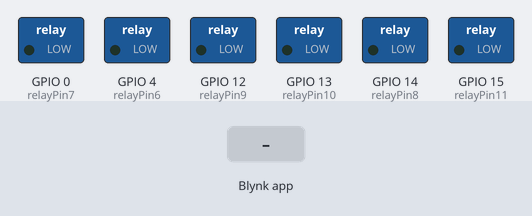
A sketch run on a simulated ESP8266 (NodeMCU). Shown: switched loads named in the sketch (green lamp = pin HIGH). The inputs (shaded band) are chosen by the test bench. WiFi joins after 1.5 s; servers stay silent unless stated.

Above: at 3.0 s.
3.1 s: Blynk app writes 1 to V6
At 4.3 s:
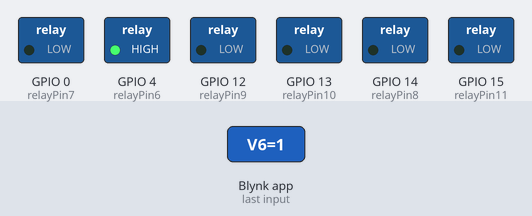
4.6 s: Blynk app writes 1 to V7
At 5.5 s:
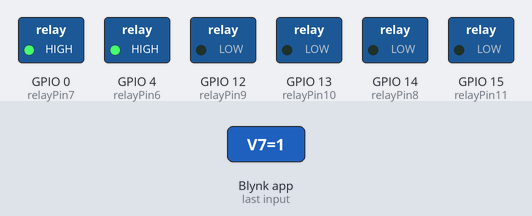
6.1 s: Blynk app writes 0 to V6
At 6.7 s:
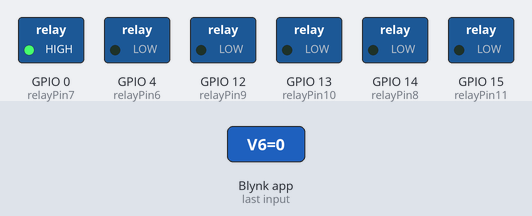
7.6 s: Blynk app writes 1 to V8
At 8.8 s:
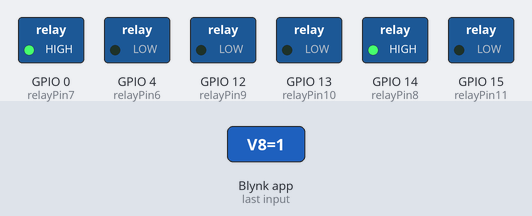
9.1 s: Blynk app writes 0 to V7
At 10.2 s:
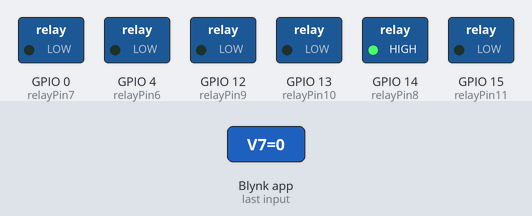
10.6 s: Blynk app writes 1 to V9
At 11.3 s:
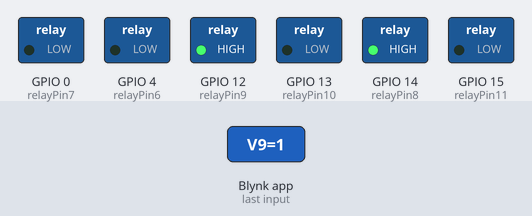
Timing chart, 0 to 13.1 s (numbered marks = the images above; inputs shaded):
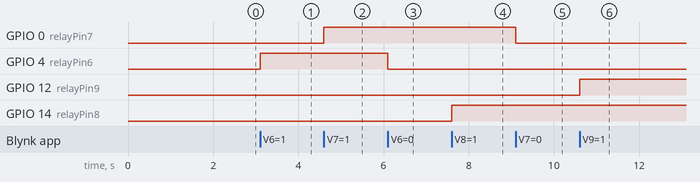

The sketch:

6_RELAY_ON.ino
```cpp
#define BLYNK_PRINT Serial
#include <ESP8266WiFi.h>
#include <BlynkSimpleEsp8266.h>

#define BLYNK_TEMPLATE_ID "TMPLB91fxasr"
#define BLYNK_TEMPLATE_NAME "relay Module 2"
#define BLYNK_AUTH_TOKEN "yu0RDMzK4Gty1-B7XHsU7qPKfv1F5y_C"

char auth[] = "yu0RDMzK4Gty1-B7XHsU7qPKfv1F5y_C";
char ssid[] = "SamsungA30";
char pass[] = "aditya@21";

int relayPin6 = 4; // Set the GPIO pin for the relay
int relayPin7 = 0;
int relayPin8 = 14;
int relayPin9 = 12;
int relayPin10 = 13;
int relayPin11 = 15;

void setup()
{
  Serial.begin(9600);
 // pinMode(PirPin, INPUT);

  pinMode(relayPin6, OUTPUT);
  pinMode(relayPin7, OUTPUT);
  pinMode(relayPin8, OUTPUT);
  pinMode(relayPin9, OUTPUT);
  pinMode(relayPin10, OUTPUT);
  pinMode(relayPin11, OUTPUT);
  Blynk.begin(auth, ssid, pass);
}

void loop()
{
  Blynk.run(); // Run Blynk loop
}

  BLYNK_WRITE(V6) // Virtual pin 1 for Blynk switch
{
  int value = param.asInt();

  if (value == 1) // If the switch is turned on
  {
    digitalWrite(relayPin6, HIGH); // Turn on the relay
  }
  else // If the switch is turned off
  {
    digitalWrite(relayPin6, LOW); // Turn off the relay
  }
}
  BLYNK_WRITE(V7) // Virtual pin 1 for Blynk switch
{
  int value = param.asInt();

  if (value == 1) // If the switch is turned on
  {
    digitalWrite(relayPin7, HIGH); // Turn on the relay
  }
  else // If the switch is turned off
  {
    digitalWrite(relayPin7, LOW); // Turn off the relay
  }
}

BLYNK_WRITE(V8) // Virtual pin 1 for Blynk switch
{
  int value = param.asInt();

  if (value == 1) // If the switch is turned on
  {
    digitalWrite(relayPin8, HIGH); // Turn on the relay
  }
  else // If the switch is turned off
  {
    digitalWrite(relayPin8, LOW); // Turn off the relay
  }
}
BLYNK_WRITE(V9) // Virtual pin 1 for Blynk switch
{
  int value = param.asInt();

  if (value == 1) // If the switch is turned on
  {
    digitalWrite(relayPin9, HIGH); // Turn on the relay
  }
  else // If the switch is turned off
  {
    digitalWrite(relayPin9, LOW); // Turn off the relay
  }
}
BLYNK_WRITE(V10) // Virtual pin 1 for Blynk switch
{
  int value = param.asInt();

  if (value == 1) // If the switch is turned on
  {
    digitalWrite(relayPin10, HIGH); // Turn on the relay
  }
  else // If the switch is turned off
  {
    digitalWrite(relayPin10, LOW); // Turn off the relay
  }
}
BLYNK_WRITE(V11) // Virtual pin 1 for Blynk switch
{
  int value = param.asInt();

  if (value == 1) // If the switch is turned on
  {
    digitalWrite(relayPin11, HIGH); // Turn on the relay
  }
  else // If the switch is turned off
  {
    digitalWrite(relayPin11, LOW); // Turn off the relay
  }
}
```

Measured:
- after the input at 3.1 s, GPIO 4 (relayPin6): LOW → HIGH at once
- after the input at 4.6 s, GPIO 0 (relayPin7): LOW → HIGH at once
- after the input at 6.1 s, GPIO 4 (relayPin6): HIGH → LOW at once
- after the input at 7.6 s, GPIO 14 (relayPin8): LOW → HIGH at once
- after the input at 9.1 s, GPIO 0 (relayPin7): HIGH → LOW at once
- after the input at 10.6 s, GPIO 12 (relayPin9): LOW → HIGH at once
